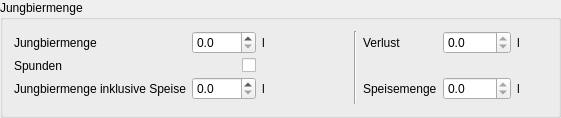
         <widget class="QGroupBox" name="groupBox_8">
          <property name="title">
           <string>Jungbiermenge</string>
          </property>
          <layout class="QGridLayout" name="gridLayout_16">
           <property name="verticalSpacing">
            <number>4</number>
           </property>
           <item row="0" column="5">
            <widget class="QLabel" name="label_2">
             <property name="text">
              <string>Verlust</string>
             </property>
            </widget>
           </item>
           <item row="2" column="7">
            <widget class="QLabel" name="lblSpeisemengeGesamtEinheit2">
             <property name="minimumSize">
              <size>
               <width>30</width>
               <height>0</height>
              </size>
             </property>
             <property name="text">
              <string>l</string>
             </property>
            </widget>
           </item>
           <item row="0" column="7">
            <widget class="QLabel" name="label_85">
             <property name="minimumSize">
              <size>
               <width>30</width>
               <height>0</height>
              </size>
             </property>
             <property name="text">
              <string>l</string>
             </property>
            </widget>
           </item>
           <item row="2" column="6">
            <widget class="DoubleSpinBox" name="tbSpeisemengeGesamt2">
             <property name="minimumSize">
              <size>
               <width>50</width>
               <height>0</height>
              </size>
             </property>
             <property name="readOnly">
              <bool>true</bool>
             </property>
             <property name="decimals">
              <number>1</number>
             </property>
            </widget>
           </item>
           <item row="2" column="1">
            <widget class="DoubleSpinBox" name="tbBiermengeAbfuellen">
             <property name="minimumSize">
              <size>
               <width>60</width>
               <height>0</height>
              </size>
             </property>
             <property name="decimals">
              <number>1</number>
             </property>
             <property name="minimum">
              <double>0.000000000000000</double>
             </property>
             <property name="maximum">
              <double>9999.000000000000000</double>
             </property>
             <property name="singleStep">
              <double>0.100000000000000</double>
             </property>
            </widget>
           </item>
           <item row="4" column="5">
            <spacer name="horizontalSpacer_9">
             <property name="orientation">
              <enum>Qt::Horizontal</enum>
             </property>
             <property name="sizeHint" stdset="0">
              <size>
               <width>40</width>
               <height>0</height>
              </size>
             </property>
            </spacer>
           </item>
           <item row="0" column="3">
            <widget class="QLabel" name="label_79">
             <property name="minimumSize">
              <size>
               <width>50</width>
               <height>0</height>
              </size>
             </property>
             <property name="maximumSize">
              <size>
               <width>50</width>
               <height>16777215</height>
              </size>
             </property>
            </widget>
           </item>
           <item row="0" column="4" rowspan="4">
            <widget class="Line" name="line_10">
             <property name="orientation">
              <enum>Qt::Vertical</enum>
             </property>
            </widget>
           </item>
           <item row="4" column="0">
            <spacer name="horizontalSpacer_7">
             <property name="orientation">
              <enum>Qt::Horizontal</enum>
             </property>
             <property name="sizeHint" stdset="0">
              <size>
               <width>40</width>
               <height>0</height>
              </size>
             </property>
            </spacer>
           </item>
           <item row="2" column="0">
            <widget class="QLabel" name="lblBiermengeAbfuellen">
             <property name="text">
              <string>Jungbiermenge inklusive Speise</string>
             </property>
            </widget>
           </item>
           <item row="2" column="5">
            <widget class="QLabel" name="lblSpeisemengeGesamt2">
             <property name="text">
              <string>Speisemenge</string>
             </property>
            </widget>
           </item>
           <item row="2" column="2">
            <widget class="QLabel" name="lblBiermengeAbfuellenEinheit">
             <property name="minimumSize">
              <size>
               <width>30</width>
               <height>0</height>
              </size>
             </property>
             <property name="text">
              <string>l</string>
             </property>
            </widget>
           </item>
           <item row="0" column="2">
            <widget class="QLabel" name="label_82">
             <property name="minimumSize">
              <size>
               <width>30</width>
               <height>0</height>
              </size>
             </property>
             <property name="text">
              <string>l</string>
             </property>
            </widget>
           </item>
           <item row="0" column="1">
            <widget class="DoubleSpinBox" name="tbJungbiermengeAbfuellen">
             <property name="minimumSize">
              <size>
               <width>60</width>
               <height>0</height>
              </size>
             </property>
             <property name="decimals">
              <number>1</number>
             </property>
             <property name="minimum">
              <double>0.000000000000000</double>
             </property>
             <property name="maximum">
              <double>9999.000000000000000</double>
             </property>
             <property name="singleStep">
              <double>0.100000000000000</double>
             </property>
            </widget>
           </item>
           <item row="0" column="6">
            <widget class="DoubleSpinBox" name="tbJungbierVerlust">
             <property name="minimumSize">
              <size>
               <width>50</width>
               <height>0</height>
              </size>
             </property>
             <property name="readOnly">
              <bool>true</bool>
             </property>
             <property name="decimals">
              <number>1</number>
             </property>
             <property name="minimum">
              <double>-9999.000000000000000</double>
             </property>
             <property name="maximum">
              <double>9999.000000000000000</double>
             </property>
             <property name="singleStep">
              <double>0.100000000000000</double>
             </property>
            </widget>
           </item>
           <item row="0" column="0">
            <widget class="QLabel" name="label_81">
             <property name="text">
              <string>Jungbiermenge</string>
             </property>
            </widget>
           </item>
           <item row="1" column="0">
            <widget class="QLabel" name="label_171">
             <property name="text">
              <string>Spunden</string>
             </property>
            </widget>
           </item>
           <item row="1" column="1">
            <widget class="QCheckBox" name="cbSpunden">
             <property name="toolTip">
              <string>Keine Zucker- oder Speisegabe</string>
             </property>
             <property name="layoutDirection">
              <enum>Qt::RightToLeft</enum>
             </property>
            </widget>
           </item>
          </layout>
         </widget>
